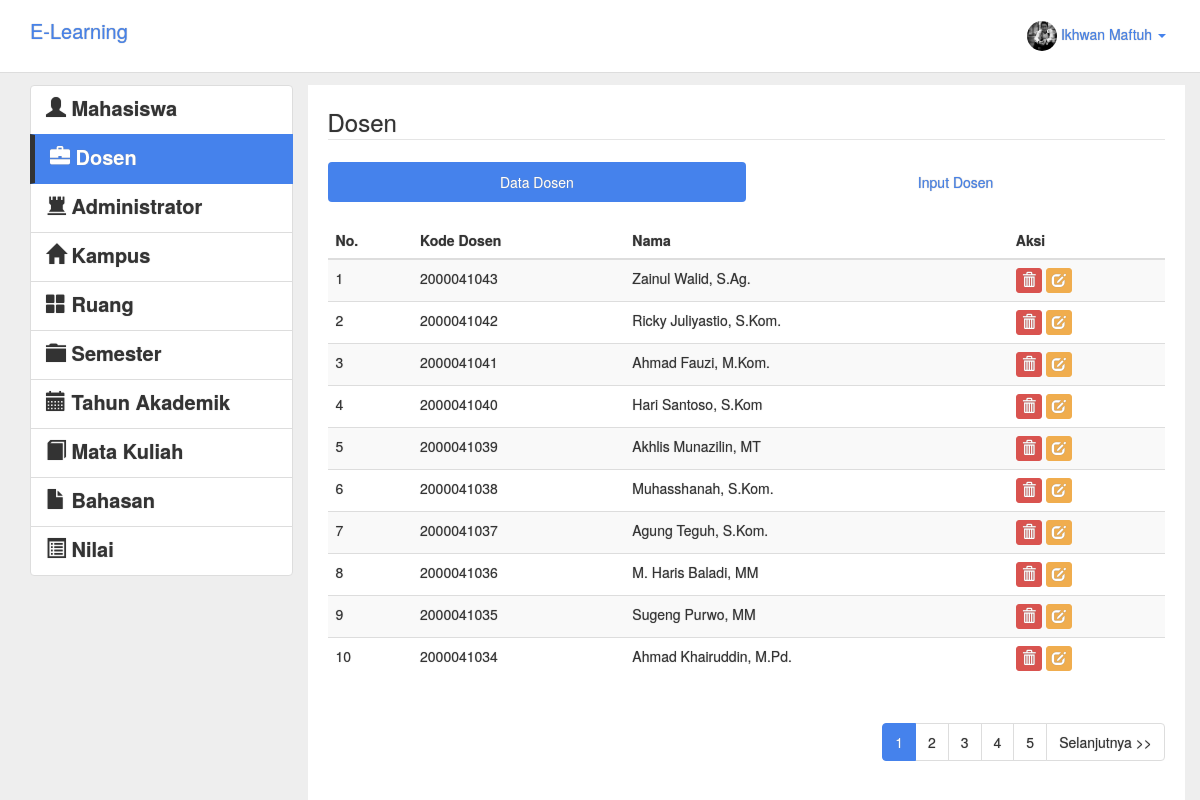
The page /admin/dosen/index.php (signed in) on the database its author committed.
### tables this page shows
CREATE TABLE IF NOT EXISTS `dosen` (
  `DOSEN_KODE` varchar(10) NOT NULL,
  `DOSEN_NAMA` varchar(50) DEFAULT NULL,
  `DOSEN_PASSWORD` varchar(32) DEFAULT NULL,
  `DOSEN_GAMBAR` varchar(100) DEFAULT 'img/user.jpg',
  `DOSEN_SESSION` varchar(100) DEFAULT NULL
);

### admin/dosen/index.php (the view, shortened to what this page needs)
<?php
if ($_SESSION["level"]== "Admin") {
?>
<!DOCTYPE HTML>
<html>
	<head>
		<link rel="stylesheet" type="text/css" href="../../css/lumen.css">
	</head>
	<body style="padding-top:85px;text-shadow: 0px 0px 1px #909090 !important;background:#eee;">
		<div class="container">
			<div class="row clearfix">
				<header class="navbar navbar-inverse navbar-fixed-top bs-docs-nav" role="banner" style="">
				  <div class="container">
				    <div class="navbar-header" style="">
				      	<a href="../" class="navbar-brand">E-Learning</a>
				    </div>
				    <nav class="collapse navbar-collapse bs-navbar-collapse" role="navigation" >
				      <ul class="nav navbar-nav navbar-right">
					    <li class="dropdown">
					      <a href="#" class="dropdown-toggle" data-toggle="dropdown"><span><img src="<?php echo $_SESSION['gambar']; ?>" class="img-circle" width="30" height="30"></span> <?php echo $_SESSION["nama"]; ?> <b class="caret"></b></a>
					    </li>
				      </ul>
				    </nav>
				  </div>
				</header>
			</div>
		</div>
		<div class="container" style="">
			<div class="row">
				<div class="col-md-3 col-xs-12">
					<div class="list-group">
					  <a href="../mahasiswa" class="list-group-item">
					    <h4 class="list-group-item-heading"><span class="glyphicon glyphicon-user"></span> Mahasiswa</h4>					  </a>
					  <a href="#" class="list-group-item active" style="border-left:5px #333 solid;">
					    <h4 class="list-group-item-heading"><span class="glyphicon glyphicon-briefcase"></span> Dosen</h4>
					  </a>
					  <a href="../administrator" class="list-group-item">
					    <h4 class="list-group-item-heading"><span class="glyphicon glyphicon-tower"></span> Administrator</h4>
					  </a>
					  <a href="../kampus" class="list-group-item">
					    <h4 class="list-group-item-heading"><span class="glyphicon glyphicon-home"></span> Kampus</h4>
					  </a>
					  <a href="../ruang" class="list-group-item">
					    <h4 class="list-group-item-heading"><span class="glyphicon glyphicon-th-large"></span> Ruang</h4>
					  </a>
					  <a href="../semester" class="list-group-item">
					    <h4 class="list-group-item-heading"><span class="glyphicon glyphicon-folder-close"></span> Semester</h4>
					  </a>
					  <a href="../tahunakademik" class="list-group-item">
					    <h4 class="list-group-item-heading"><span class="glyphicon glyphicon-calendar"></span> Tahun Akademik</h4>
					  </a>
					  <a href="../matakuliah" class="list-group-item">
					    <h4 class="list-group-item-heading"><span class="glyphicon glyphicon-book"></span> Mata Kuliah</h4>
					  </a>
					  <a href="../bahasan" class="list-group-item">
					    <h4 class="list-group-item-heading"><span class="glyphicon glyphicon-file"></span> Bahasan</h4>
					  </a>
					  <a href="../nilai" class="list-group-item">
					    <h4 class="list-group-item-heading"><span class="glyphicon glyphicon-list-alt"></span> Nilai</h4>
					  </a>
					</div>
				</div>
				<div class="col-md-9 col-xs-12" style="background:#fff;padding:20px;">
					<legend>Dosen</legend>
					<ul class="nav nav-pills nav-justified">
						<li class="active"><a href="#tabeldosen" data-toggle="tab">Data Dosen</a></li>
						<li><a href="#inputdosen" data-toggle="tab">Input Dosen</a></li>
					</ul>
					<div class="tab-content">
						<div class="tab-pane active" id="tabeldosen"><br>
							<table class="table table-hover table-striped table-responsive">
								<thead>
									<tr>
										<th>No.</th>
										<th>Kode Dosen</th>
										<th>Nama</th>
										<th>Aksi</th>
									</tr>
								</thead>
								<tbody>
									<?php
										$bph  = 10;
										if (isset($_GET['hal'])) {
											$halno = $_GET['hal'];
										}
										else  {$halno = 1;}
										$offset = ($halno-1)*$bph;
										$qmhs = "SELECT * FROM dosen ORDER BY dosen_kode DESC LIMIT $offset,$bph";
										$hmhs = mysql_query($qmhs) or die(mysql_error());
										$jmhs = mysql_num_rows($hmhs);
										if ($jmhs>0) {
											$no=1;
											while ($smhs = mysql_fetch_array($hmhs)) {
									?>
											<tr>
												<td><?php echo $no;?></td>
												<td><?php echo $smhs['DOSEN_KODE'];?></td>
												<td><?php echo $smhs['DOSEN_NAMA'];?></td>
												<td><a class="btn btn-danger btn-xs" href="deldosen.php?kd=<?php echo $smhs['DOSEN_KODE'];?>"><span class="glyphicon glyphicon-trash"></span></a> <a class="btn btn-warning btn-xs" href="editdosen.php?kd=<?php echo $smhs['DOSEN_KODE'];?>"><span class="glyphicon glyphicon-edit"></span></a></td>
											</tr>
									<?php
											$no++;
											}
										}
										else{ echo mysql_error();}
									?>
								</tbody>
							</table>
							<?php
								$qdt 	= "SELECT COUNT(*) AS hdt FROM dosen";
								$eqdt 	= mysql_query($qdt);
								$aqdt 	= mysql_fetch_array($eqdt);
								$hsdt 	= $aqdt['hdt'];
								$jhal 	= ceil($hsdt/$bph);
							?>
							<ul class="pagination pull-right">
							<?php
								for ($hal=1; $hal <= $jhal ; $hal++) {
									if ((($hal >= $halno - 3) && ($hal <= $halno + 3)) || ($hal == 1) || ($hal == $jhal)) {
              							if ($hal == $halno) echo "<li class='active'><a href='#'>".$hal."</a></li>";
              							else echo "<li><a href='".$_SERVER['PHP_SELF']."?hal=".$hal."'>".$hal."</a></li>";
									}
								}
								if ($halno < $jhal) echo "<li><a href='".$_SERVER['PHP_SELF']."?hal=".($halno+1)."'>Selanjutnya >></a></li>";
							?>
							</ul>
						</div>
					</div>
				</div>
			</div>
		</div>
	</body>
</html>
<?php
	}
else{
	header("location:../../login");
}
?>

### rows shown on the page
dosen: DOSEN_KODE "2000041043", DOSEN_NAMA "Zainul Walid, S.Ag."
dosen: DOSEN_KODE "2000041042", DOSEN_NAMA "Ricky Juliyastio, S.Kom."
dosen: DOSEN_KODE "2000041041", DOSEN_NAMA "Ahmad Fauzi, M.Kom."
dosen: DOSEN_KODE "2000041040", DOSEN_NAMA "Hari Santoso, S.Kom"
dosen: DOSEN_KODE "2000041039", DOSEN_NAMA "Akhlis Munazilin, MT"
dosen: DOSEN_KODE "2000041038", DOSEN_NAMA "Muhasshanah, S.Kom."
dosen: DOSEN_KODE "2000041037", DOSEN_NAMA "Agung Teguh, S.Kom."
dosen: DOSEN_KODE "2000041036", DOSEN_NAMA "M. Haris Baladi, MM"
dosen: DOSEN_KODE "2000041035", DOSEN_NAMA "Sugeng Purwo, MM"
dosen: DOSEN_KODE "2000041034", DOSEN_NAMA "Ahmad Khairuddin, M.Pd."

### other values the page prints
$_SESSION["nama"] "Ikhwan Maftuh"
